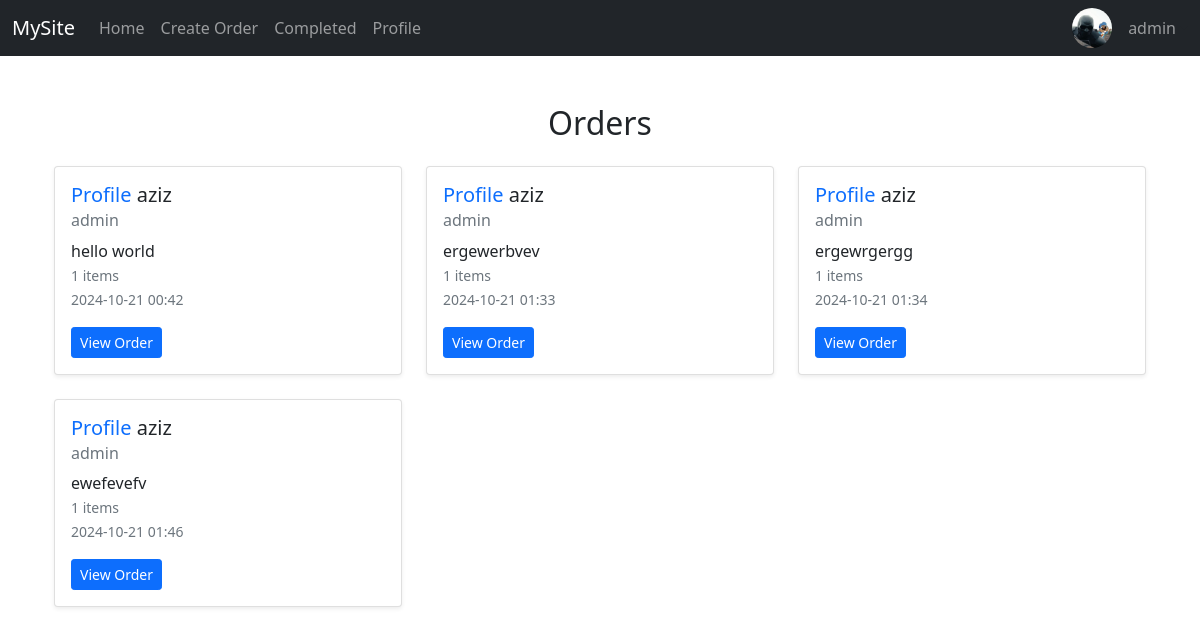
Screenshot of / (signed in) with the database file from the repository.
### user/models.py (models this page shows, shortened)
class Profile(models.Model):
    user = models.OneToOneField(User, on_delete=models.CASCADE)
    name = models.CharField(max_length=100)
    bio = models.TextField(max_length=500, blank=True)
    image = models.ImageField(
        default="profile_pics/default-profile.png", upload_to="profile_pics"
    )
    phone = models.CharField(max_length=15, blank=True)

### main/models.py (models this page shows, shortened)
class Order(models.Model):
    user = models.ForeignKey(User, on_delete=models.CASCADE)
    seller = models.CharField(max_length=100)
    description = models.TextField()
    created = models.DateTimeField(auto_now_add=True)

### main/views.py (the view)
# urls.py: 2. Add a URL to urlpatterns:  path('', views.home, name='home')
def home(request):
    orders = Order.objects.all()
    context = {"orders": orders}
    return render(request, "home.html", context)

### templates/home.html (shortened to what this page needs)
{% extends 'base.html' %}
{% block content %}
<div class="container my-5">
    <h2 class="text-center mb-4">Orders</h2>
    {% if orders %}
    <div class="row">
        {% for order in orders %}
        <div class="col-md-4 mb-4">
            <div class="card shadow-sm">
                <div class="card-body">
                    <h5 class="card-title">
                        <a href="{% url 'get_orders_by_username' order.seller %}"
                            class="text-decoration-none">Profile</a>
                        {{ order.seller }}
                    </h5>
                    <h6 class="card-subtitle mb-2 text-muted">{{ order.user.username }}</h6>
                    <p class="card-text">
                        {{ order.description|truncatechars:15 }}<br>
                        <small class="text-muted">{{ order.orders.count }} items</small><br>
                        <small class="text-muted">{{ order.created|date:"Y-m-d H:i" }}</small>
                    </p>
                    <a href="{% url 'order_detail' order.pk %}" class="btn btn-primary btn-sm">View Order</a>
                </div>
            </div>
        </div>
        {% endfor %}
    </div>
    {% else %}
    <div class="alert alert-warning text-center" role="alert">
        No orders available.
    </div>
    {% endif %}
</div>
{% endblock %}

### templates/base.html (shortened to what this page needs)
{% load static %}
<!DOCTYPE html>
<html lang="en">
<head>
    <link href="https://cdn.jsdelivr.net/npm/bootstrap@5.0.2/dist/css/bootstrap.min.css" rel="stylesheet"
>
    <link rel="stylesheet" href="https://cdn.jsdelivr.net/npm/bootstrap-icons@1.5.0/font/bootstrap-icons.css">
</head>
<body>
    <nav class="navbar navbar-expand-lg navbar-dark bg-dark d-none d-lg-flex">
        <div class="container-fluid">
            <a class="navbar-brand" href="/">MySite</a>
            <div class="collapse navbar-collapse" id="navbarNav">
                <ul class="navbar-nav me-auto mb-2 mb-lg-0">
                    <li class="nav-item">
                        <a class="nav-link" href="/">Home</a>
                    </li>
                    <li class="nav-item">
                        <a class="nav-link" href="{% url 'order_create' %}">Create Order</a>
                    </li>
                    <li class="nav-item">
                        <a class="nav-link" href="{% url 'completed_orders' %}">Completed</a>
                    </li>
                    <li class="nav-item">
                        <a class="nav-link" href="{% url 'profile' %}">Profile</a>
                    </li>
                </ul>
                <ul class="navbar-nav">
                    {% if user.is_authenticated %}
                    <li class="nav-item dropdown">
                        <div class="user-info dropdown-toggle d-flex align-items-center" id="profileDropdown"
                            data-bs-toggle="dropdown" aria-expanded="false">
                            <img src="{% if request.user.profile.image %}{{ request.user.profile.image.url }}{% else %}{% static 'default-profile.png' %}{% endif %}"
                                alt="Profile Picture" class="rounded-circle" style="width: 40px; height: 40px;">
                            <span class="navbar-text ms-3">{{ user.username }}</span>
                        </div>
                    </li>
                    {% else %}
                    <li class="nav-item">
                        <a class="nav-link" href="{% url 'account_login' %}">Login</a>
                    </li>
                    {% endif %}
                </ul>
            </div>
        </div>
    </nav>
    <div class="container">{% block content %} {% endblock %}</div>
</body>
</html>

### rows the page displays
Order: seller "aziz", user.username "admin", description "hello world", orders.count "1", created "2024-10-21 00:42"
Order: seller "aziz", user.username "admin", description "ergewerbvev", orders.count "1", created "2024-10-21 01:33"
Order: seller "aziz", user.username "admin", description "ergewrgergg", orders.count "1", created "2024-10-21 01:34"
Order: seller "aziz", user.username "admin", description "ewefevefv", orders.count "1", created "2024-10-21 01:46"

### other values shown
{{ user.username }} "admin"
